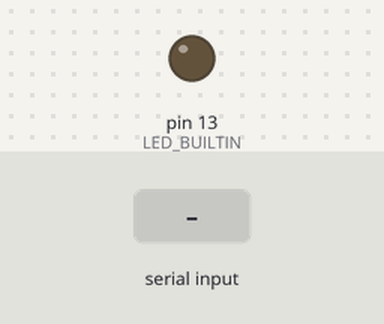
A sketch run on a simulated Arduino Uno, built with avr-gcc and run on an emulated ATmega328P. Shown: output pins drawn as LEDs (lit = HIGH). The inputs (shaded band) are chosen by the test bench. Random numbers use the default seed unless the sketch sets one; what the sketch prints to the serial monitor is not drawn.

Above: at 1.2 s.
1.3 s: "2" received over Serial
At 1.55 s:
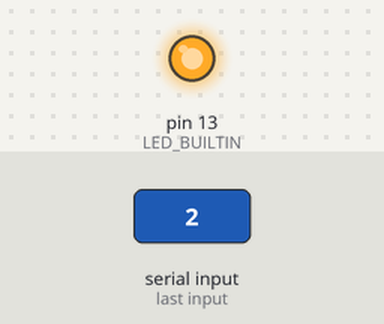
Timing chart, 0 to 4.3 s (numbered marks = the images above; inputs shaded):
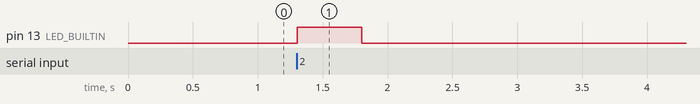

Measured:
- after the input at 1.3 s, pin 13 (LED_BUILTIN): LOW → HIGH at once, → LOW 0.50 s later

The sketch:

sensorsoftware.ino
```cpp
#include "src/WeatherSensor/WeatherSensor.h"
WeatherSensor ws(17695222l);

/*
 * - BLink is sent with an argument, and blinks that many times quickly
 * - Request sends a 16 byte response to the user
 * - Pause stops any LED blinking
 * - Resume unpauses system
 */
enum message {
    BLINK   = '1',
    REQUEST = '2',
    PAUSE   = '3',
    RESUME  = '4',
};

bool isPaused = false;
bool hasSentBlink = false;
bool hasDeadline = false;
int fastBlinksLeft = 0;
unsigned long blinkDeadline;
int ledState = LOW;

void setup() {
  pinMode(LED_BUILTIN, OUTPUT);
  digitalWrite(LED_BUILTIN, LOW);
  Serial.begin(9600);
}

unsigned long umillis() {return (unsigned long) millis();}

void flipLED() {
  ledState = !ledState;
  digitalWrite(LED_BUILTIN, ledState);
}

// write a 16 byte message back over serial
void handleRequest() {
  weatherData_t datum;
  ws.readNextHour(&datum);
  // note not null terminated
  Serial.write((char *)&datum, 16);
  if (!hasDeadline) {
    flipLED();
    blinkDeadline = umillis() + 500;
    hasDeadline = true;
  }
}

// parse an incomming message and act accordingly
void handleCommand() {
      switch (Serial.read()) {
        case BLINK:
          hasSentBlink = true;
          break;
        case REQUEST:
          handleRequest();
          break;
        case PAUSE:
          isPaused = true;
          break;
        case RESUME:
          isPaused = false;
          break;
    }
}

void handleBlinkState(){
  if (isPaused) {
    ledState = LOW;
    digitalWrite(LED_BUILTIN, ledState);
    hasDeadline = false;
    return;
  }
  if (hasDeadline && blinkDeadline <= umillis()) {
    flipLED();
    if (fastBlinksLeft) {
      fastBlinksLeft -= 1;
      blinkDeadline = umillis() + 200;
    } else {
      hasDeadline = false;
    }
  }
}

void loop() {
  handleBlinkState();

  // if there is nothing to read, restart loop
  if (Serial.available() == 0) {
    return;
  }

  if (hasSentBlink) {
    fastBlinksLeft = Serial.read() * 2 - 1;
    hasSentBlink = false;
    hasDeadline = true;
  } else {
    handleCommand();
  }
}
```

WeatherSensor.cpp
```cpp
#include "WeatherSensor.h"
#include "Arduino.h"
#include "limits.h"

// Taken from Creative Commons
// https://en.wikipedia.org/wiki/Marsaglia_polar_method
double generateGaussian(double mean, double stdDev) {
  static double spare;
  static bool hasSpare = false;

  if (hasSpare) {
    hasSpare = false;
    return spare * stdDev + mean;
  } else {
    double u, v, s;
    do {
      u = (random(LONG_MAX) / ((double)LONG_MAX)) * 2.0 - 1.0;
      v = (random(LONG_MAX) / ((double)LONG_MAX)) * 2.0 - 1.0;
      s = u * u + v * v;
    } while (s >= 1.0 || s == 0.0);
    s = sqrt(-2.0 * log(s) / s);
    spare = v * s;
    hasSpare = true;
    return mean + stdDev * u * s;
  }
}

WeatherSensor::WeatherSensor(long seed) {
  randomSeed(seed);
  nhours = seed;
  pressureState = 2;
}

int WeatherSensor::readNextHour(weatherData_t *datum) {

  nhours += 1;
  updateTime(datum->dateTime);

  // 4 random bits for use in a few places
  int r = random(16);
  bool observedRained = r & 1;
  r = r >> 1;

  // tmp is negative cos daily with noise
  float time = (nhours % 24) / 24.0;
  double tmp =
      -100.0 * cos(time * 3.14 * 2.0) + 128.0 + generateGaussian(0.0, 10.0);
  tmp = (tmp > 0 && tmp < 255) ? tmp : 128.0;
  datum->temperature = tmp;

  // humidity is sin(2x) with noise
  double hum =
      -100.0 * sin(time * 3.14 * 4.0) + 128.0 + generateGaussian(0.0, 10.0);
  hum = (hum > 0 && hum < 255) ? hum : 128.0;
  datum->humidity = hum;

  // pressure is a markov model, with 1/8 chance to switch to adjacent state
  // fluctuates in {1,2,3,4}
  if (r == 1 && pressureState < 4)
    pressureState += 1;
  if (r == 2 && pressureState > 1)
    pressureState -= 1;
  datum->pressure = pressureState * 50 + 28 + generateGaussian(0.0, 10.0);

  // 1 is no-rain, 2 is rain, 0 is no data
  unsigned char watermark = generateGaussian(128.0, 20.0);
  if (observedRained) {
    datum->rained =
        1 + (datum->humidity > watermark && datum->temperature > watermark &&
             datum->pressure > watermark);
  } else {
    datum->rained = 0;
  }
  return 0;
}

// neglects to deal with leap year
void WeatherSensor::updateTime(char *dateTime) {
  long hours = nhours % 24;
  long days = nhours / 24;
  long month = 0;
  long year = 0;
  int daysIn[] = {31, 28, 31, 30, 31, 30, 31, 31, 30, 31, 30, 31};

  year = days / 365;
  days %= 365;

  while (days > daysIn[month]) {
    days -= daysIn[month];
    month += 1;
    month %= 12;
  }

  month += 1;
  days += 1;

  dateTime[0] = (year / 1000) % 10 + '0';
  dateTime[1] = (year / 100) % 10 + '0';
  dateTime[2] = (year / 10) % 10 + '0';
  dateTime[3] = year % 10 + '0';

  dateTime[4] = month / 10 + '0';
  dateTime[5] = month % 10 + '0';

  dateTime[6] = (days / 10) + '0';
  dateTime[7] = (days % 10) + '0';

  dateTime[8] = hours / 10 + '0';
  dateTime[9] = hours % 10 + '0';

  dateTime[10] = '0';
  dateTime[11] = '0';

  dateTime[12] = 0;
}
```

WeatherSensor.h
```cpp
/*
  WeatherSensor - Library for bogus weather data
  Created by Joseph Espy, March 26th, 2020
  Released into the public domain.
*/

#ifndef WeatherSensor_h
#define WeatherSensor_h

struct {
  unsigned char temperature;
  unsigned char pressure;
  unsigned char humidity;
  // 0 for no data, 1 for no rain, 2 for rain
  unsigned char rained;
  // yyyymmddhhmm
  char dateTime[13];
} typedef weatherData_t;

class WeatherSensor {
public:
  WeatherSensor(long seed);
  int readNextHour(weatherData_t *datum);
private:
  void updateTime(char *dateTime);
  long nhours;
  int pressureState;
};

#endif
```
